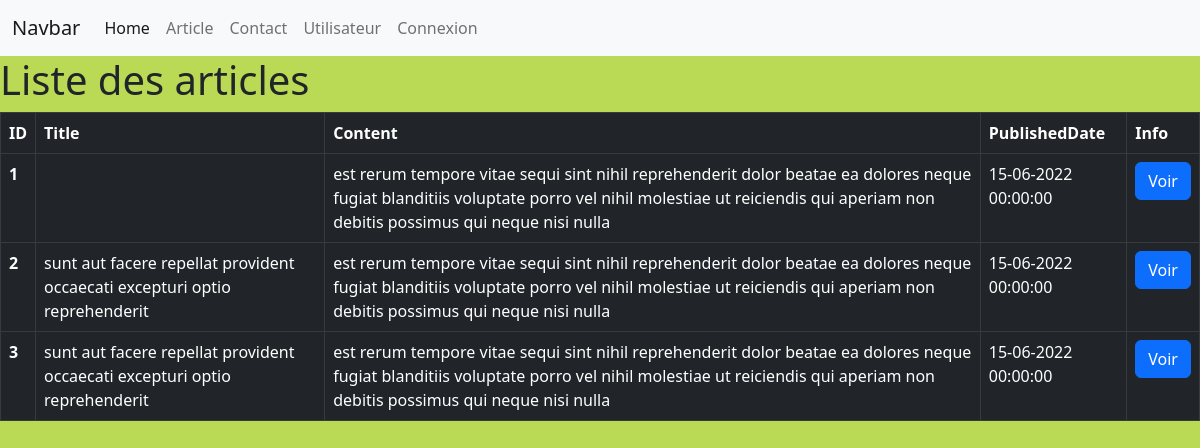
/?page=article, run on the app's committed database.
### tables this page shows
CREATE TABLE `article` (
    `id` int PRIMARY KEY NOT NULL AUTO_INCREMENT,
    `title` varchar(255),
    `content` longtext,
    `date_published` datetime,
    `user_id` int
);

### public/index.php (called while the page is built, shortened)
<?php
require_once  dirname(__DIR__) . "/template/base.phtml";

### lib/Controller/AbstractController.php (called while the page is built)
<?php
abstract class AbstractController
{
    public function renderView(string $path , array $params = []):string
    {
        return require_once dirname(__DIR__,2).$path;
    }
}

### src/Controller/ArticleController.php (called while the page is built, shortened)
<?php
require_once dirname(__DIR__, 2) . "/lib/Controller/AbstractController.php";
?>
<?php
class ArticleController extends AbstractController
{
        public function index()
        {
            $articleRepository = new ArticleRepository('article');
            $articles = $articleRepository->findAll();
            $this->renderView("/template/Articles/article.php", ["articles" => $articles]);
        }
}
?>

### src/service/router.php (called while the page is built, shortened)
<?php
require_once "../src/Controller/ArticleController.php";
function getRouteFromUrl(): void
{
    $path = ROUTING["home"];
    if (isset($_GET["page"]) && isset(ROUTING[$_GET["page"]])) {
        $path =   ROUTING[$_GET["page"]];
    }
    $controller = new $path['controller'];
    $controller->{$path['action']}();
}

### lib/Repository/AbstractRepository.php (called while the page is built, shortened)
<?php
abstract class AbstractRepository
{
        private function  connect()
        {
          $db = new PDO(self::DATABASE_NAME, self::DATABAS_USERNAME, self::DATABASE_PASSWORD);
          $db->exec("SET NAMES utf8");
          return $db;
        }
        protected function executeQuery(string $query, string $class, array $params = [])
        {
          $connexion = $this->connect();
          $statment = $connexion->prepare($query);
          $statment->execute();
          $result = null;
          $statment->setFetchMode(PDO::FETCH_CLASS, $class);
           if ($statment->rowCount() > 1) $result = $statment->fetchAll();
           return $result;
          }
}

### src/Repository/ArticleRepository.php (called while the page is built, shortened)
<?php
require_once dirname(__DIR__, 2) . "/lib/Repository/AbstractRepository.php" ;
require_once dirname(__DIR__,2) . "/src/Model/Article.php" ;
?>
<?php
class ArticleRepository extends AbstractRepository {
          public function findAll(){
              $query = "SELECT * FROM article ;";
              $result = $this->executeQuery($query, 'Article');
              return $result;
            }
}
?>

### src/Model/Article.php (called while the page is built, shortened)
<?php
class Article
{
     private  int $id;
     private ?string $title;
     private ?string $content;
     private ?string $date_published;
     public function getId(): int
     {
           return $this->id;
     }
     public function getTitle(): ?string
     {
          return $this->title;
     }
     public function getContent(): ?string
     {
          return $this->content;
     }
     public function getPublishedDate(): ?string
     {
           return $this->date_published;
     }
}
?>

### template/Articles/article.php (the view, shortened to what this page needs)
<h1>Liste des articles</h1>
<table class="table table-bordered table-dark">
  <thead>
    <tr>
      <th scope="col">ID</th>
      <th scope="col">Title</th>
      <th scope="col">Content</th>
      <th scope="col">PublishedDate</th>
      <th scope="col">Info</th>
    </tr>
  </thead>
  <tbody>
    <?php  foreach ($params['articles'] as $key => $article): ?>
    <tr>
      <th scope="row"><?php echo $article->getId() ?>
      </th>
      <td><?php echo $article->getTitle() ?></td>
      <td><?php echo $article->getContent() ?></td>
      <td><?php echo (new DateTime($article->getPublishedDate()))->format('d-m-Y H:i:s')  ?></td>
      <td><a href="?page=article_show&id=<?php echo $article->getId() ?>">
          <button type="button" class="btn btn-primary">Voir</button></a>
      </td>
    </tr>
    <?php endforeach; ?>
  </tbody>
</table>

### template/base.phtml (shortened to what this page needs)
<!doctype html>
<html lang="en">
<head>
  <link href="https://cdn.jsdelivr.net/npm/bootstrap@5.2.0-beta1/dist/css/bootstrap.min.css" rel="stylesheet"
>
  <link rel="stylesheet" href="/css/main.css">
</head>
<body>
  <?php
  include_once "../template/template_part/__navbar.phtml";
  ?>
  <?php getRouteFromUrl(); ?>
</body>
</html>

### template/template_part/__navbar.phtml (shortened to what this page needs)
<nav class="navbar navbar-expand-lg bg-light">
  <div class="container-fluid">
    <a class="navbar-brand" href="#">Navbar</a>
    <div class="collapse navbar-collapse" id="navbarNav">
      <ul class="navbar-nav">
        <li class="nav-item">
          <a class="nav-link active" aria-current="page" href="?page=home">Home</a>
        </li>
        <li class="nav-item">
          <a class="nav-link" href="?page=article">Article</a>
        </li>
        <li class="nav-item">
          <a class="nav-link" href="?page=contact">Contact</a>
        </li>
        <li class="nav-item">
          <a class="nav-link" href="?page=user_add">Utilisateur</a>
        </li>
        <li class="nav-item">
          <?php if(isset( $_SESSION['user_is_connected']) &&  $_SESSION['user_is_connected']){?> <a class="nav-link"
            href="/?page=user_disconnect">Deconnexion</a>
          <?php
            }else{?>
          <a class="nav-link" href="/?page=user_connexion">Connexion</a>
          <?php } ?>
        </li>
      </ul>
    </div>
  </div>
</nav>

### public/css/main.css (style rules this page uses)
body { background-color: #bada55; }

### data on the page
article: id "1", content "est rerum tempore vitae sequi sint nihil reprehenderit dolor beatae ea dolores neque fugiat blanditiis voluptate porro vel nihil molestiae ut reiciendis qui aperiam non debitis possimus qui neque nisi nulla", date_published "15-06-2022 00:00:00"
article: id "2", title "sunt aut facere repellat provident occaecati excepturi optio reprehenderit", content "est rerum tempore vitae sequi sint nihil reprehenderit dolor beatae ea dolores neque fugiat blanditiis voluptate porro vel nihil molestiae ut reiciendis qui aperiam non debitis possimus qui neque nisi nulla", date_published "15-06-2022 00:00:00"
article: id "3", title "sunt aut facere repellat provident occaecati excepturi optio reprehenderit", content "est rerum tempore vitae sequi sint nihil reprehenderit dolor beatae ea dolores neque fugiat blanditiis voluptate porro vel nihil molestiae ut reiciendis qui aperiam non debitis possimus qui neque nisi nulla", date_published "15-06-2022 00:00:00"
